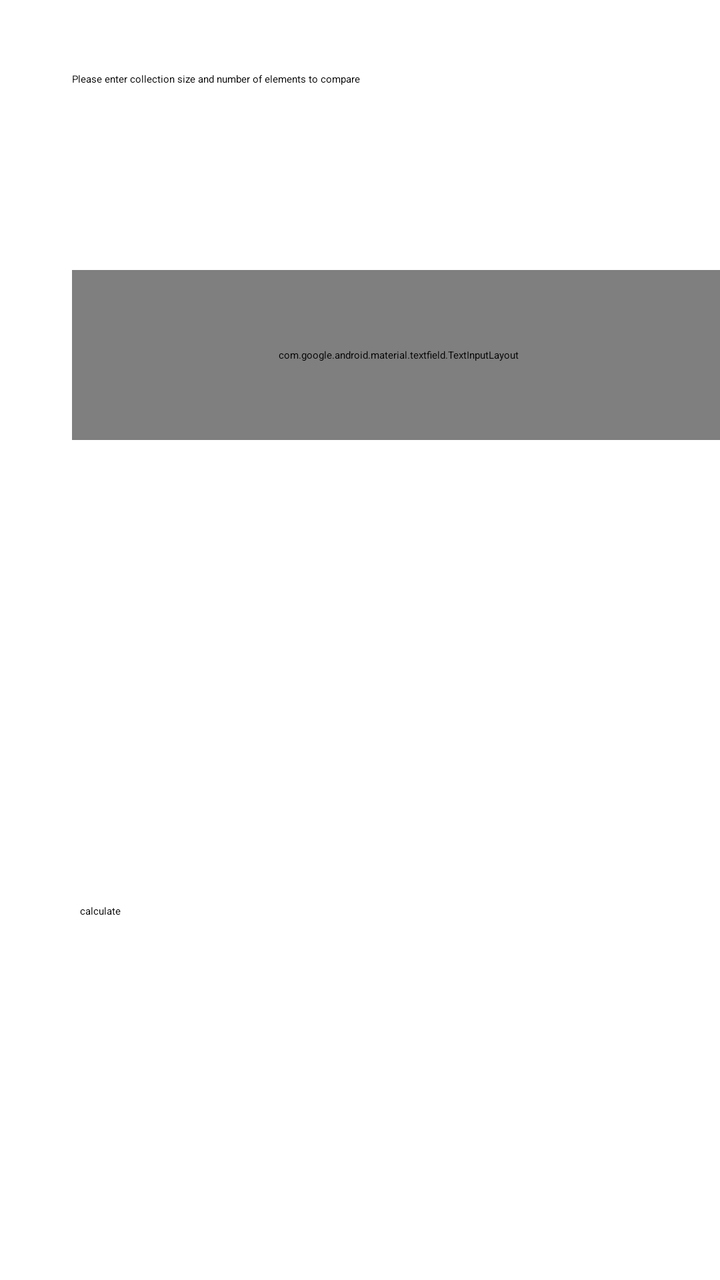
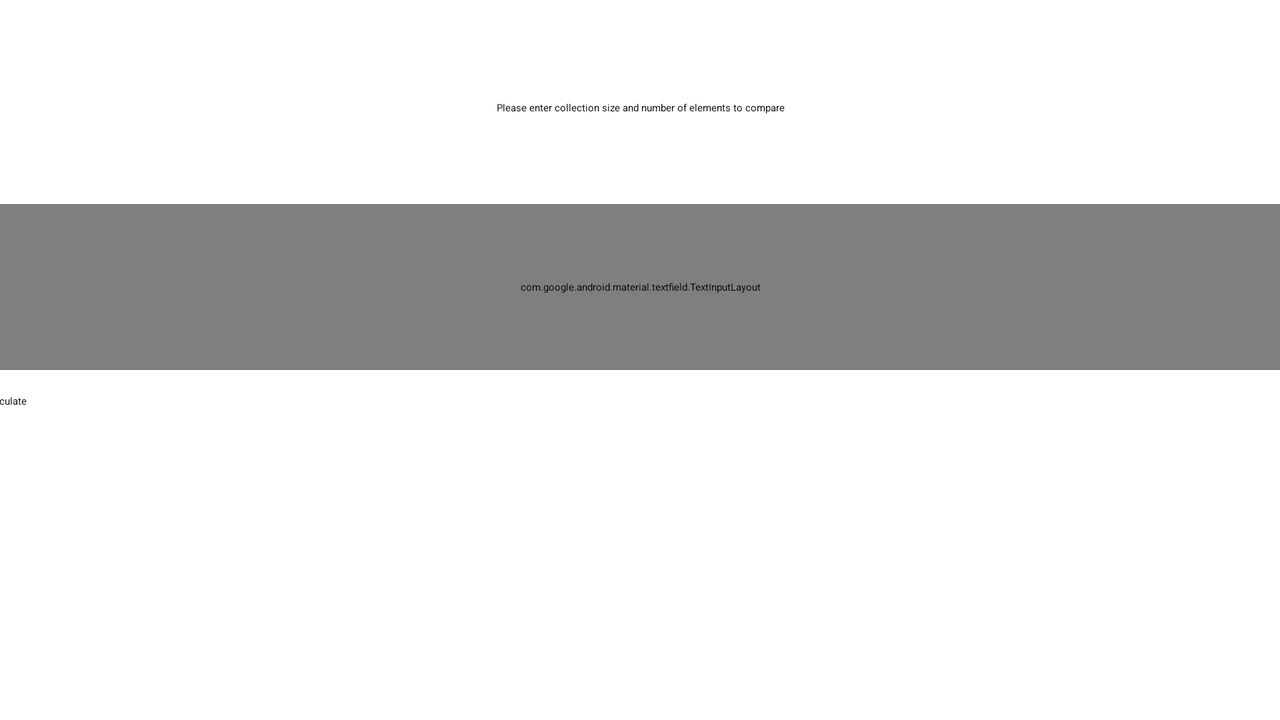

The same Android screen from two of the app's own layout files: first res/layout/ as a phone draws it, then the repository's variant for another configuration, drawn on a device whose configuration selects that folder. Both files follow.
<!-- AndroidManifest.xml: application theme Theme.Task3 -->
<!-- res/layout/fragment_maps_size.xml -->
<?xml version="1.0" encoding="utf-8"?>
<FrameLayout xmlns:android="http://schemas.android.com/apk/res/android"
    xmlns:app="http://schemas.android.com/apk/res-auto"
    xmlns:tools="http://schemas.android.com/tools"
    android:layout_width="match_parent"
    android:layout_height="match_parent"

    >

    <androidx.constraintlayout.widget.ConstraintLayout
        android:layout_width="match_parent"
        android:layout_height="match_parent">


        <TextView
            android:id="@+id/textView21"
            android:layout_width="332dp"
            android:layout_height="79dp"
            android:layout_marginStart="36dp"
            android:layout_marginTop="36dp"
            android:text="@string/hint_main_fragment"
            app:layout_constraintStart_toStartOf="parent"
            app:layout_constraintTop_toTopOf="parent" />

        <com.google.android.material.textfield.TextInputLayout
            android:id="@+id/textInputLayoutMapSize"
            android:layout_width="326dp"
            android:layout_height="85dp"
            android:layout_marginTop="20dp"
            android:padding="1dp"
            app:boxCornerRadiusTopEnd="10dp"
            app:boxCornerRadiusTopStart="10dp"
            app:boxStrokeWidth="0dp"
            app:boxStrokeWidthFocused="0dp"
            app:boxStrokeColor="@color/red"
            app:hintTextColor="@color/black"
            app:layout_constraintStart_toStartOf="@+id/textView21"
            app:layout_constraintTop_toBottomOf="@+id/textView21">

            <EditText
                android:id="@+id/collectionSizeMap"
                android:layout_width="match_parent"
                android:layout_height="match_parent"
                android:gravity="start"
                android:inputType="number"
                android:hint="@string/collection_size"
                android:textSize="20sp" />
        </com.google.android.material.textfield.TextInputLayout>

        <Button
            android:id="@+id/calculateMap"
            android:layout_width="328dp"
            android:layout_height="63dp"
            android:layout_marginStart="40dp"
            android:layout_marginTop="232dp"
            android:backgroundTint="@color/orange"
            android:text="calculate"
            app:layout_constraintStart_toStartOf="parent"
            app:layout_constraintTop_toBottomOf="@+id/textInputLayoutMapSize" />

        <androidx.constraintlayout.widget.ConstraintLayout
            android:id="@+id/error_layout"
            android:layout_width="409dp"
            android:layout_height="230dp"
            android:visibility="invisible"
            android:layout_marginStart="0dp"
            android:layout_marginTop="8dp"
            app:layout_constraintStart_toStartOf="parent"
            app:layout_constraintTop_toBottomOf="@+id/textInputLayoutMapSize">

            <TextView
                android:id="@+id/textView4"
                android:layout_width="52dp"
                android:layout_height="39dp"
                android:layout_marginStart="176dp"
                android:layout_marginTop="12dp"
                android:background="@drawable/text_input_error"
                android:rotation="-40"
                android:text=""
                app:layout_constraintStart_toStartOf="@+id/textView3"
                app:layout_constraintTop_toTopOf="parent" />

            <TextView
                android:id="@+id/textView3"
                android:layout_width="277dp"
                android:layout_height="40dp"
                android:layout_marginStart="76dp"
                android:layout_marginTop="24dp"
                android:background="@drawable/text_input_error"
                android:gravity="center"
                android:text="@string/text_input_error"
                app:layout_constraintStart_toStartOf="parent"
                app:layout_constraintTop_toTopOf="parent" />

            <ImageView
                android:id="@+id/imageView"
                android:layout_width="wrap_content"
                android:layout_height="wrap_content"
                android:layout_marginTop="8dp"
                android:layout_marginEnd="2dp"
                app:layout_constraintEnd_toEndOf="@+id/textView3"
                app:layout_constraintTop_toTopOf="@+id/textView3"
                app:srcCompat="@drawable/ic_baseline_error_outline_24" />
        </androidx.constraintlayout.widget.ConstraintLayout>
    </androidx.constraintlayout.widget.ConstraintLayout>
</FrameLayout>
<!-- resources referenced by this layout -->
<resources>
  <color name="black">#FF000000</color>
  <color name="orange">#FFAA00</color>
  <color name="red">#FF0000</color>
  <!-- drawable text_input_error (drawable) -->
  <?xml version="1.0" encoding="utf-8"?>
  <shape xmlns:android="http://schemas.android.com/apk/res/android"
      android:shape="rectangle"
      android:tint="@color/red">
      <corners android:bottomRightRadius="10dp"
          android:bottomLeftRadius="10dp"
          android:topLeftRadius="10dp"
          android:topRightRadius="10dp"/>
  </shape>
  <string name="collection_size">Collection size</string>
  <string name="hint_main_fragment">Please enter collection size and number of elements to compare</string>
  <string name="text_input_error">Error.You need enter elements count.</string>
  <!-- from res/values-night/ (not used when drawing this layout) -->
  <style name="Theme.Task3" parent="Theme.MaterialComponents.DayNight.NoActionBar">
          
          <item name="colorPrimary">@color/purple_500</item>
          <item name="colorPrimaryVariant">@color/purple_700</item>
          <item name="colorOnPrimary">@color/white</item>
          
          <item name="colorSecondary">@color/teal_200</item>
          <item name="colorSecondaryVariant">@color/teal_700</item>
          <item name="colorOnSecondary">@color/black</item>
          
  
          
          <item name="android:statusBarColor">@android:color/transparent</item>
          <item name="android:windowTranslucentNavigation">true</item>
      </style>
  <color name="purple_500">#FF6200EE</color>
  <color name="purple_700">#FF3700B3</color>
  <color name="white">#FFFFFFFF</color>
  <color name="teal_200">#FF03DAC5</color>
  <color name="teal_700">#FF018786</color>
</resources>
<!-- res/layout-land/fragment_maps_size.xml (the repository's variant of the layout above) -->
<!-- drawn on the phone turned sideways -->
<?xml version="1.0" encoding="utf-8"?>
<FrameLayout xmlns:android="http://schemas.android.com/apk/res/android"
    xmlns:app="http://schemas.android.com/apk/res-auto"
    xmlns:tools="http://schemas.android.com/tools"
    android:layout_width="match_parent"
    android:layout_height="match_parent"

    >

    <androidx.appcompat.widget.LinearLayoutCompat
        android:layout_width="match_parent"
        android:layout_height="match_parent"
        android:orientation="vertical">


        <TextView
            android:id="@+id/textView21"
            android:layout_gravity="center"
            android:gravity="center"
            android:layout_width="656dp"
            android:layout_height="76dp"
            android:layout_marginStart="0dp"
            android:layout_marginTop="16dp"
            android:text="@string/hint_main_fragment"
            app:layout_constraintStart_toStartOf="parent"
            app:layout_constraintTop_toTopOf="parent" />

        <com.google.android.material.textfield.TextInputLayout
            android:layout_gravity="center"
            android:id="@+id/textInputLayoutMapSize"
            android:layout_width="657dp"
            android:layout_height="83dp"
            android:layout_marginTop="10dp"
            android:padding="1dp"
            app:boxCornerRadiusTopEnd="10dp"
            app:boxCornerRadiusTopStart="10dp"
            app:boxStrokeColor="@color/red"
            app:boxStrokeWidth="0dp"
            app:boxStrokeWidthFocused="0dp"
            app:hintTextColor="@color/black"
            app:layout_constraintStart_toStartOf="@+id/textView21"
            app:layout_constraintTop_toBottomOf="@+id/textView21">

            <EditText
                android:id="@+id/collectionSize"
                android:layout_width="657dp"
                android:layout_height="85dp"
                android:gravity="start"
                android:hint="@string/collection_size"
                android:inputType="number"
                android:textSize="20sp" />
        </com.google.android.material.textfield.TextInputLayout>

        <Button
            android:id="@+id/calculate"
            android:layout_gravity="center"
            android:layout_width="654dp"
            android:layout_height="69dp"
            android:layout_marginStart="0dp"
            android:layout_marginTop="12dp"
            android:backgroundTint="@color/orange"
            android:text="calculate"
            app:layout_constraintStart_toStartOf="parent"
            app:layout_constraintTop_toBottomOf="@+id/textInputLayoutMapSize" />

           </androidx.appcompat.widget.LinearLayoutCompat>
</FrameLayout>
<!-- resources referenced by the variant -->
<!-- as the phone turned sideways resolves them -->
<resources>
  <color name="black">#FF000000</color>
  <color name="orange">#FFAA00</color>
  <color name="red">#FF0000</color>
  <string name="collection_size">Collection size</string>
  <string name="hint_main_fragment">Please enter collection size and number of elements to compare</string>
  <!-- from res/values-night/ (not used when drawing this layout) -->
  <style name="Theme.Task3" parent="Theme.MaterialComponents.DayNight.NoActionBar">
          
          <item name="colorPrimary">@color/purple_500</item>
          <item name="colorPrimaryVariant">@color/purple_700</item>
          <item name="colorOnPrimary">@color/white</item>
          
          <item name="colorSecondary">@color/teal_200</item>
          <item name="colorSecondaryVariant">@color/teal_700</item>
          <item name="colorOnSecondary">@color/black</item>
          
  
          
          <item name="android:statusBarColor">@android:color/transparent</item>
          <item name="android:windowTranslucentNavigation">true</item>
      </style>
  <color name="purple_500">#FF6200EE</color>
  <color name="purple_700">#FF3700B3</color>
  <color name="white">#FFFFFFFF</color>
  <color name="teal_200">#FF03DAC5</color>
  <color name="teal_700">#FF018786</color>
</resources>
